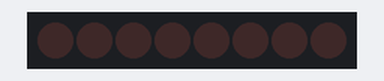
The sketch below on a simulated Arduino Uno, built with avr-gcc and run on an emulated ATmega328P. Shown: 8 shift-register outputs drawn as a row of LEDs (first output left, lit = HIGH). Wiring (inferred from the names in the program): shift register (74HC595): data pin 2; shift clock pin 5; latch pin 4. Wiring (inferred from the signals the program sends): row of LEDs: on Q0, Q1, Q2, Q3, Q4, Q5, Q6, Q7.

Above: at 0.5 s.
At 2.5 s:
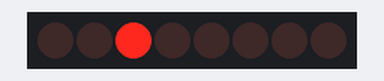
At 4.5 s:
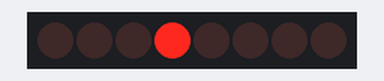
At 9.5 s:
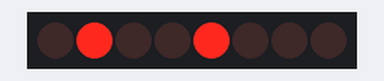
At 14.5 s:
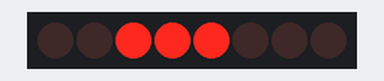
At 19.5 s:
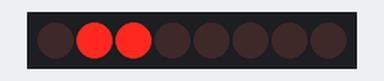
Timing chart, 0 to 20.8 s (numbered marks = the images above):
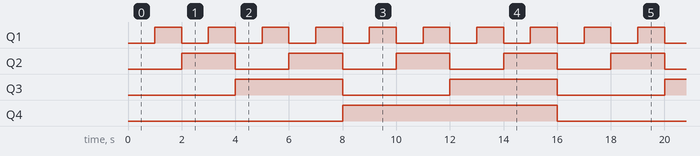

Measured:
- by itself, Q1: alternates HIGH for 1.0 s and LOW for 1.0 s
- by itself, Q2: alternates HIGH for 2.0 s and LOW for 2.0 s
- by itself, Q3: alternates HIGH for 4.0 s and LOW for 4.0 s
- by itself, Q4: alternates HIGH for 8.0 s and LOW for 8.0 s

The sketch:

16-chip_74HC595.ino
```cpp
const int dataPin = 2;   // #14 DS Serial data input
const int clockPin = 5;  // #11 SH_CP Shift Register Clock Uoutput
const int latchPin = 4;  // #12 ST_CP Storage Register Clock Input

void setup() {
  pinMode(dataPin, OUTPUT);
  pinMode(clockPin, OUTPUT);
  pinMode(latchPin, OUTPUT);
}

void loop() {
  for (int i = 0; i < 16; i++) {  // 3-LED bit counter
    updateLEDs(i << 1);           // bitshift 1 coz chip `Q0` output #15 is skipped
    delay(1000);
  }
}

void updateLEDs(const int byte) {
  digitalWrite(latchPin, LOW);
  shiftOut(dataPin, clockPin, MSBFIRST, byte);  // serial data “output”, high level first
  digitalWrite(latchPin, HIGH);
}
```
